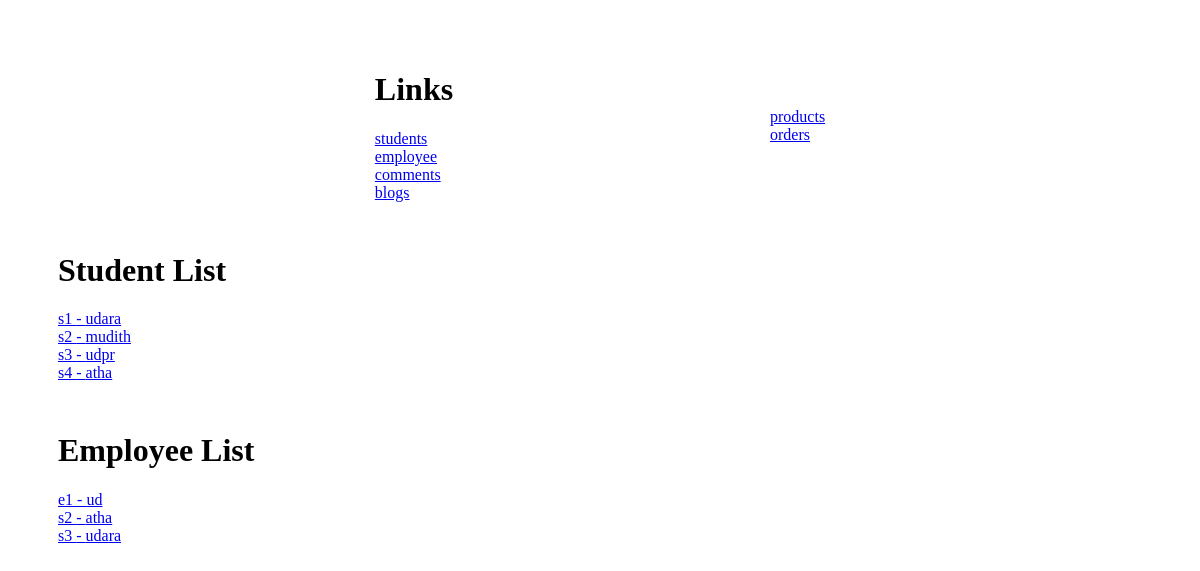
The app's page /, older data.
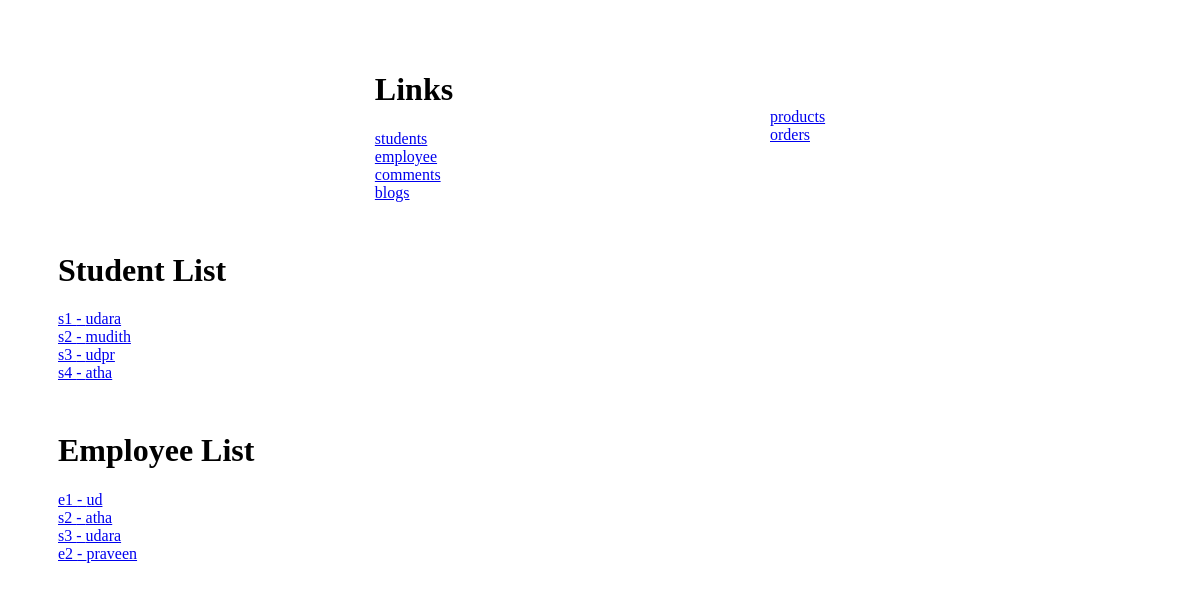
The same page, newer data.
### restApp/models.py (models this page shows, shortened)
class Student(models.Model):
    student_id = models.CharField(max_length=10)
    name = models.CharField(max_length=50)
    branch = models.CharField(max_length=20)

class Employee(models.Model):
    employee_id = models.CharField(max_length=10)
    name = models.CharField(max_length=50)
    designation = models.CharField(max_length=50)

### restApp/views.py (the view)
# urls.py: path('', views.index),
def index(request):
    students = Student.objects.all()
    employees = Employee.objects.all()
    context = {'students': students, 'employees': employees}
    return render(request, 'index.html', context=context)

### templates/index.html (shortened to what this page needs)
<!DOCTYPE html>
<html lang="en">
<head>
</head>
<body>
    <div style="margin: 50px; display: flex; justify-content: space-evenly; align-items: center;">
        <div>
            <h1>Links</h1>
            <a href="{% url 'students' %}">students</a><br>
            <a href="{% url 'employee' %}">employee</a><br>
            <a href="comments">comments</a><br>
            <a href="blogs">blogs</a>
        </div>
        <div>
            <a href="products">products</a><br>
            <a href="orders">orders</a>
        </div>
    </div>
    <div style="margin: 50px;">
        <h1>Student List</h1>
        {% for st in students %}
            <a href="{% url 'studentDetail' st.id %}">{{st.student_id}} - {{st.name}}</a><br>
        {% endfor %}
    </div>
    <div style="margin: 50px;">
        <h1>Employee List</h1>
        {% for em in employees %}
            <a href="{% url 'EmployeeDetails' em.id %}">{{em.employee_id}} - {{em.name}}</a><br>
        {% endfor %}
    </div>
</body>
</html>

Row changes from the older to the newer data that the page shows:
added Employee: employee_id "e2", name "praveen"
